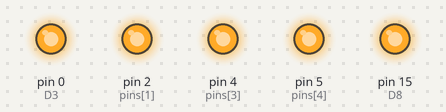
Recording of a sketch running on a simulated Arduino Uno, built with avr-gcc and run on an emulated ATmega328P. Shown: output pins drawn as LEDs (lit = HIGH). Pins used as bus, display or sensor lines are not drawn.

Above: at 1.0 s.
At 3.0 s:
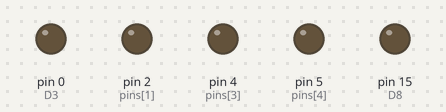
Timing chart, 0 to 5.2 s (numbered marks = the images above):
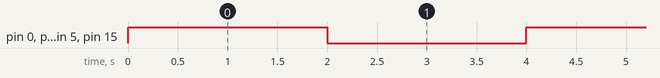

The sketch:

blink.ino
```cpp
// Equivalences entre la notation des pins du ESP2866 Nodemcu
//
//  référence: pinout description
// https://github.com/anumby-source/RobotServiceJeunesse2024/tree/main/ESP8266%20Mini%2CNodeMCU#pins-esp8266-nodemcu-v3
//
//   les broches D1 .. D8 correspondent aux GPIO<n> qui peuvent être configurées au choix en INPUT ou OUTPUT

#define D0 16  // D0 = GPIO16

#define D1 5   // D1 = GPIO5
#define D2 4   // D2 = GPIO4
#define D3 0   // D3 = GPIO0
#define D4 2   // D4 = GPIO2

#define P3V3_1 0
#define GND_1  0

#define D5 14  // D5 = GPIO14
#define D6 12  // D6 = GPIO12
#define D7 13  // D7 = GPIO13
#define D8 15  // D8 = GPIO15

#define RX 3   // RX = GPIO3
#define TX 1   // TX = GPIO1

#define P3V3_2 0
#define GND_2  0

#define ADC    0
#define GND_3  0
#define VU     0

#define S3 10  // S3 = GPIO10      ESP8266 Nodemcu
#define S2 9   // S2 = GPIO9       ESP8266 Nodemcu
#define S1 8   // S1 = GPIO8       ESP8266 Nodemcu
#define SC 11  // SC = GPIO11      ESP8266 Nodemcu
#define S0 7   // S0 = GPIO7       ESP8266 Nodemcu
#define SK 6   // SK = GPIO6       ESP8266 Nodemcu

#define GND_4  0
#define GND_4  0


//
int pins[] = {D1, D2, D3, D4, D5, D6, D7, D8};
const size_t n = sizeof(pins) / sizeof(int);

void setup() {
  // Initialisation de la broche de la LED en sortie
  for (int i = 0; i < n; i++) pinMode(pins[i], OUTPUT);
}

void loop() {
  // Allumer la LED
  for (int i = 0; i < n; i++) digitalWrite(pins[i], HIGH);
  delay(2000); // Attendre 1 seconde

  // Éteindre la LED
  for (int i = 0; i < n; i++) digitalWrite(pins[i], LOW);
  delay(2000); // Attendre 1 seconde
}
```

Measured:
- by itself, pin 0 (D3), pin 2 (pins[1]), pin 4 (pins[3]), pin 5 (pins[4]), pin 15 (D8): alternates HIGH for 2.0 s and LOW for 2.0 s
